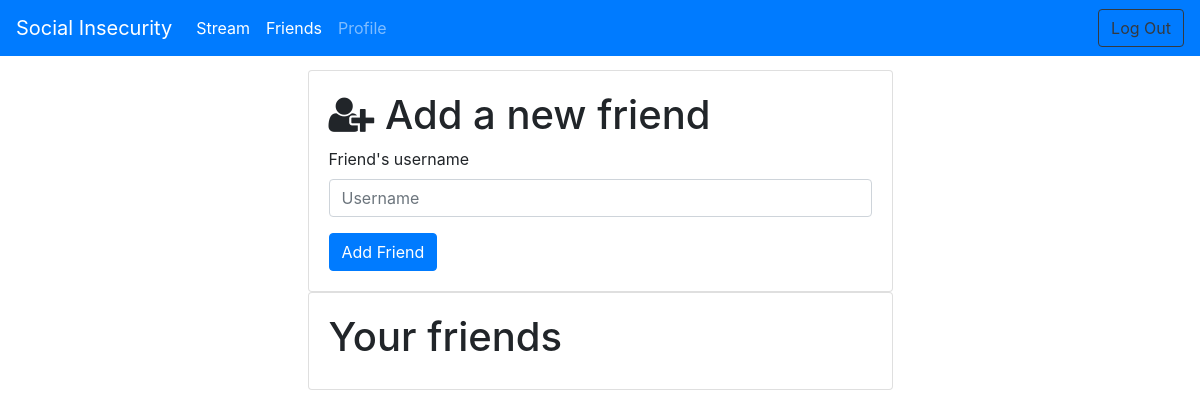
/friends/q (signed in), run on an earlier commit of the app's database.
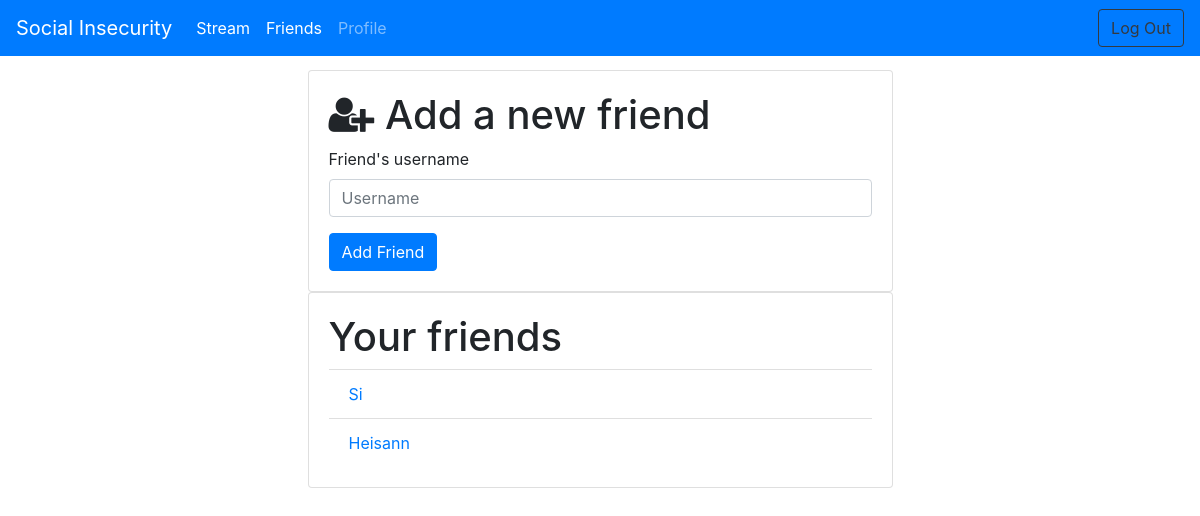
And on a later commit of the database.
### tables this page shows
CREATE TABLE [Friends](
  u_id INTEGER NOT NULL REFERENCES Users,
  f_id INTEGER NOT NULL REFERENCES Users,
  PRIMARY KEY(u_id, f_id),
  FOREIGN KEY (u_id) REFERENCES [Users](id),
  FOREIGN KEY (f_id) REFERENCES [Users](id)
);

CREATE TABLE [Users] (
  id INTEGER PRIMARY KEY,
  username VARCHAR,
  first_name VARCHAR,
  last_name VARCHAR,
  [password] VARCHAR,
  education VARCHAR DEFAULT 'Unknown',
  employment VARCHAR DEFAULT 'Unknown',
  music VARCHAR DEFAULT 'Unknown',
  movie VARCHAR DEFAULT 'Unknown',
  nationality VARCHAR DEFAULT 'Unknown',
  birthday DATE DEFAULT 'Unknown'
);

### app/routes.py (the view)
@app.route('/friends/<username>', methods=['GET', 'POST'])
def friends(username):
    if session.get("username") != username:
        return redirect(url_for('index'))
    form = FriendsForm()
    user = query_db('SELECT * FROM Users WHERE username="{}";'.format(username), one=True)
    if form.is_submitted():
        friend = query_db('SELECT * FROM Users WHERE username="{}";'.format(form.username.data), one=True)
        if friend is None:
            flash('User does not exist')
        else:
            query_db('INSERT INTO Friends (u_id, f_id) VALUES({}, {});'.format(user['id'], friend['id']))
    all_friends = query_db('SELECT * FROM Friends AS f JOIN Users as u ON f.f_id=u.id WHERE f.u_id={} AND f.f_id!={} ;'.format(user['id'], user['id']))
    return render_template('friends.html', title='Friends', username=username, friends=all_friends, form=form)

### app/forms.py
class FriendsForm( FlaskForm):
    username = StringField('Friend\'s username', render_kw={'placeholder': 'Username'})
    submit = SubmitField('Add Friend')

### app/__init__.py (called while the page is built)
def get_db():
    db = getattr(g, '_database', None)
    if db is None:
        db = g._database = sqlite3.connect(app.config['DATABASE'])
    db.row_factory = sqlite3.Row
    return db

def query_db(query, one=False):
    db = get_db()
    cursor = db.execute(query)
    rv = cursor.fetchall()
    cursor.close()
    db.commit()
    return (rv[0] if rv else None) if one else rv

@app.teardown_appcontext
def close_connection(exception):
    db = getattr(g, '_database', None)
    if db is not None:
        db.close()

### app/routes.py (called while the page is built)
@app.before_request
def make_session_permanent():
    session.permanent = True
    app.permanent_session_lifetime = timedelta(minutes=5)

### app/templates/friends.html
{% extends "base.html" %}
{% import "bootstrap/wtf.html" as wtf %}
{% block content %}
<div class="container-flex justify-content-center">
    <div class="row justify-content-center">
        <div class="col-sm-12 col-lg-6">
            <div class="card">
                <div class="card-body">
                    <h1 class="card-text"><span class="fa fa-user-plus"></span>&nbsp;Add a new friend</h1>
                    <form action="" method="POST" novalidate>
                        {{ wtf.form_field(form.username) }}
                        {{ wtf.form_field(form.submit, class="btn btn-primary") }}
                    </form>
                </div>
            </div>
        </div>
    </div>
    <div class="row justify-content-center">
        <div class="col-sm-12 col-lg-6">
            <div class="card">
                <div class="card-body">
                    <h1 class="card-text">Your friends</h1>
                    <ul class="list-group list-group-flush">
                        {% for friend in friends %}
                        <li class="list-group-item"><a href={{url_for('ShowAbout', username=friend.username)}}>{{friend.username}}</a></li>
                        {% endfor %}
                    </ul>
                </div>
            </div>
        </div>
    </div>
</div>
{% endblock %}

What changed in the data, as far as the page shows it:
added Friends: username "Si"
added Friends: username "Heisann"
